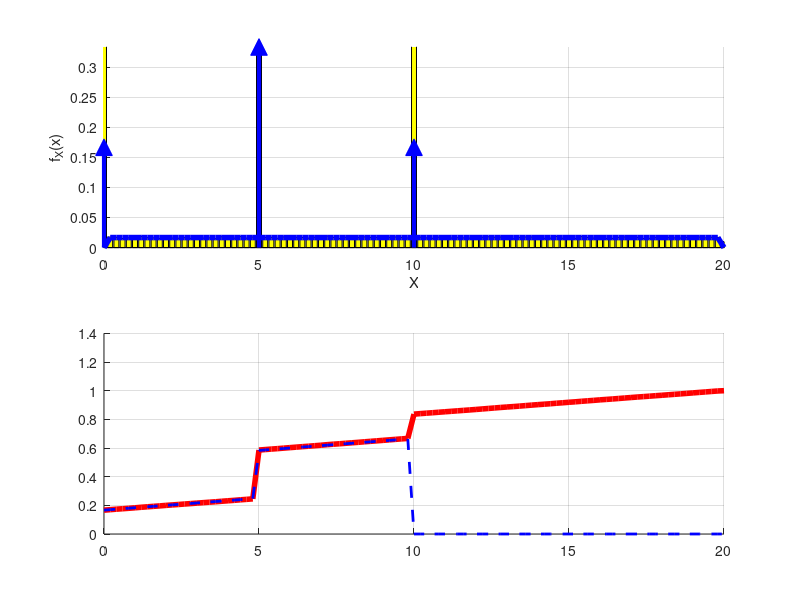

Reproduce this figure in MATLAB. (Note: this script raises an error after producing the figure.)
% Avaliação 1 - Questão 4 - Luan de Barros

clear all; close all; clc;
pkg load statistics;

% A) esboço da PDF

% número de realizações
N = 100000;

% lançamento do dado por N vezes
U = randi([1 6],1,N);

% resultado das faces do dado
idx1 = U == 1;
idx2 = U == 2 | U == 3;
idx3 = U == 4;
idx4 = U == 5 | U == 6;

% preenche a matrix X de 1 linha e N colunas com 0
X = zeros(1,N);

% valor atribuído para X dependendo do resultado das faces do dado
X(idx1) = 10;
X(idx2) = 5;
X(idx3) = 0;
X(idx4) = unifrnd(0,20,1,sum(idx4));

dx= 1/5; x=0:dx:20;

% PDF
pdfX_sim = (hist(X,x) / (N*dx));
pdfX_teo = (1/60) .* (0 < x & x < 20); % sem os impulsos

% CDF
cdfX_sim = cumsum(pdfX_sim)*dx;
cdfX_teo = 0            .* (x < 0) + ...
            (1/6 + x/60) .* (0 <= x & x < 5) + ...
            (35/60 + ((x-5)/60)) .* (5 <= x & x < 10) + ...
            (50/60  + ((x-10)/60)) .* (10 <= x && x < 20);

figure;
subplot(2,1,1); hold on; grid on;
bar(x,pdfX_sim, 'y');
plot(x, pdfX_teo, 'b', 'LineWidth',4);

%  representando os impulsos
plot([10, 10], [0, 1/6], 'b', 'LineWidth', 3');
plot([10], [1/6], 'b^', 'MarkerSize', 12, 'MarkerFaceColor', 'b');
plot([5, 5], [0, 1/3], 'b', 'LineWidth', 3');
plot([5], [1/3], 'b^', 'MarkerSize', 12, 'MarkerFaceColor', 'b');
plot([0, 0], [0, 1/6], 'b', 'LineWidth', 3');
plot([0], [1/6], 'b^', 'MarkerSize', 12, 'MarkerFaceColor', 'b');
xlim([0 20]); ylim([0 1/3]);
xlabel('X'); ylabel('f_X(x)');

subplot(2,1,2); hold on; grid on;
plot(x, cdfX_sim, 'r', 'LineWidth', 4);
plot(x,cdfX_teo, 'b--', 'LineWidth', 2)
xlim([0 20]); ylim([50/60,1/6]);
xlabel('X'); ylabel('F_X(x)');
